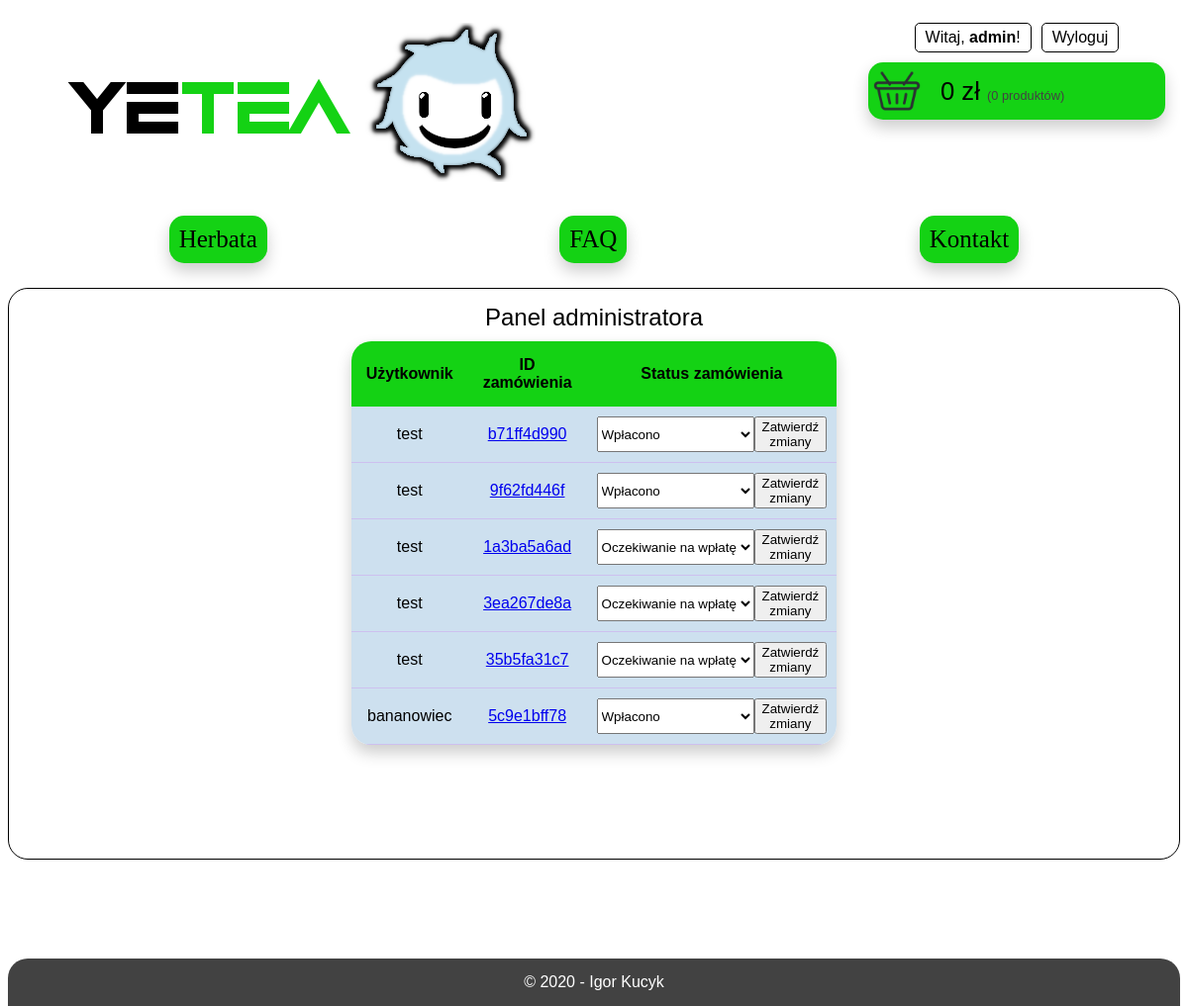
Page /order-list.php (signed in) on the committed database.
### tables this page shows
CREATE TABLE `users` (
  `id` int(6) UNSIGNED NOT NULL,
  `login` varchar(15) NOT NULL,
  `password` varchar(30) NOT NULL,
  `is_admin` tinyint(1) NOT NULL
);

CREATE TABLE `orders` (
  `id` int(6) UNSIGNED NOT NULL,
  `user_id` int(6) UNSIGNED NOT NULL,
  `order_id` varchar(10) NOT NULL,
  `name` varchar(30) NOT NULL,
  `lastname` varchar(30) NOT NULL,
  `address` varchar(30) NOT NULL,
  `city` varchar(30) NOT NULL,
  `postcode_left` int(2) UNSIGNED NOT NULL,
  `postcode_right` int(3) UNSIGNED NOT NULL,
  `supplier_id` int(6) UNSIGNED NOT NULL,
  `price` int(10) UNSIGNED NOT NULL,
  `status_id` int(6) UNSIGNED NOT NULL,
  `cart` varchar(1000) NOT NULL
);

### order-list.php (the view, shortened to what this page needs)
<!DOCTYPE html>
<html lang="en">
<head>
    <link rel="stylesheet" type="text/css" href="style/index-style.css">
    <link rel="stylesheet" type="text/css" href="style/mobile-index-style.css">
    <link rel="stylesheet" type="text/css" href="style/order-list-style.css">
    <?php
    $conn = openCon();
    if(isset($_SESSION['user-id']) && $_SESSION['user-id'] != 0)
    {
        $sql = "SELECT login, is_admin FROM users WHERE id = {$_SESSION['user-id']}";
        $result = $conn->query($sql);
        if ($result->num_rows > 0)
        {
            $row = $result->fetch_assoc();
            $username = $row['login'];
            $isAdmin = $row['is_admin'] == 0 ? false : true;
        }
    }
    ?>
</head>
<body>
<div id="PC">
    <div class="logo col-6"><img src="images/logo.png"></div>
    <div class="func col-6">
        <div class="user-panel">
            <?php
            if($_SESSION['user-id'] == 0)
            {
                echo "<a class='sign-btn' href='login.php'>Logowanie</a>";
                echo "<a class='sign-btn' href='register.php'>Rejestracja</a>";
            }
            else
            {
                echo "<a class='sign-btn' href='order-list.php'>Witaj, <b>{$username}</b>!</a>\n";
                echo "<a class='sign-btn' href='php_scripts/user/log_out.php'>Wyloguj</a>\n";
            }
            ?>
        </div>
        <a class="cart" href="cart.php">
            <img src="images/cart.png" class="cart-icon">
            <p class="items-cost"><?php echo $_SESSION['total_price'] ?> zł <span class="items-amount">(<?php echo $_SESSION['items_amount'] ?> produktów)</span></p>
        </a>
    </div>
    <div class="nav col-12">
        <a class="btn" href="index.php">Herbata</a>
        <a class="btn" href="faq.php">FAQ</a>
        <a class="btn" href="contact.php">Kontakt</a>
    </div>
</div>
<div class="order-list col-12">
    <?php
    if($isAdmin)
        echo "<div class='order-list-header'>Panel administratora</div>\n";
    else
        echo "<div class='order-list-header'>Zamówienia użytkownika <b>{$username}</b></div>\n";
    echo "<table>\n";
    echo "\t<tr>\n";
    if($isAdmin) echo "\t\t<th>Użytkownik</th>\n";
    echo "\t\t<th>ID zamówienia</th>\n";
    echo "\t\t<th>Status zamówienia</th>\n";
    echo "\t</tr>\n";
    if($isAdmin)
    {
        $sql = "SELECT o.id, o.order_id, u.login, o.status_id, s.name
            FROM orders o
            JOIN status s ON s.id = o.status_id
            JOIN users u  ON u.id = o.user_id";
    }
    else
    {
        $sql = "SELECT o.id, o.order_id, o.status_id, s.name
            FROM orders o
            JOIN status s ON s.id = o.status_id
            WHERE user_id = {$_SESSION['user-id']}";
    }
    $result = $conn->query($sql);
    if ($result->num_rows > 0)
    {
        while($row = $result->fetch_assoc())
        {
            $orderId = $row['order_id'];
            $statusId = $row['status_id'];
            $statusName = $row['name'];
            if($isAdmin) $login = $row['login'];
            echo "\t<tr>\n";
            if($isAdmin) echo "\t\t<td>{$login}</td>\n";
            echo "\t\t<td><a href='order.php?id={$orderId}'>{$orderId}</a></td>\n";
            if($isAdmin)
            {
                echo "\t\t<td>\n";
                echo "\t\t<form action='php_scripts/change_status.php?order_id={$orderId}' method='POST'>\n";
                echo "\t\t\t<select name='status'>\n";
                if($statusId == 1) echo "\t\t\t\t<option value='1' selected>Oczekiwanie na wpłatę</option>\n";
                else echo "\t\t\t\t<option value='1'>Oczekiwanie na wpłatę</option>\n";
                if($statusId == 2) echo "\t\t\t\t<option value='2' selected>Wpłacono</option>\n";
                else echo "\t\t\t\t<option value='2'>Wpłacono</option>\n";
                echo "\t\t\t</select>\n";
                echo "\t\t\t<button type='submit' >Zatwierdź zmiany</button>\n";
                echo "\t\t</form>\n";
            }
            else
                echo "\t\t<td>{$statusName}</td>\n";
            echo "\t</tr>\n";
        }
    }
    else
    {
        echo "<tr>\n";
        echo "\t<td id='list-empty' colspan='3'>Brak zamówień</td>\n";
        echo "</tr>\n";
    }
    echo "</table>\n";
    ?>
</div>
<div class="footer col-12">© 2020 - Igor Kucyk</div>
</body>
</html>

### style/index-style.css (style rules this page uses)
* { box-sizing: border-box; font-family: Arial; }
[class*="col-"] { float: left; padding: 15px; }
.logo { text-align: center; }
.logo img { max-width: 100%; height: auto; }
.func { display: grid; grid-template-columns: 300px; justify-content: center; }
.user-panel { display: flex; flex-wrap: nowrap; align-items: center; margin-left: auto; margin-right: auto; padding: 0; }
.sign-btn { border: 1px solid black; border-radius: 5px; padding: 5px 10px 5px; margin: 0 5px 0; max-width: 200px; cursor: pointer; user-select: none; text-decoration: none; color: black; }
.cart { display: flex; justify-content: start; align-items: center; padding: 5px; border-radius: 15px; max-width: 500px; margin-top: 10px; background-color: #14d214; box-shadow: 0px 8px 16px 0px rgba(0, 0, 0, 0.2); cursor: pointer; text-decoration: none; transition: 0.3s; }
.cart-icon { max-width: 48px; max-height: 48px; float: left; }
.items-cost { margin: 0 0 0 20px; font-size: 1.6em; color: black; }
.items-amount { font-size: 0.5em; color: #424242; }
.nav { display: flex; flex-wrap: wrap; justify-content: space-around; }
.btn, .submit-btn, .add-to-cart { border-radius: 15px; background-color: #14d214; font-family: Verdana; font-size: 25px; text-aling: center; padding: 10px; margin: 0 10px 0; width: 100%; box-shadow: 0px 8px 16px 0px rgba(0, 0, 0, 0.2); cursor: pointer; user-select: none; transition: 0.5s; text-decoration: none; color: black; }
.footer { background-color: #424242; color: white; border-radius: 20px 20px 0 0; text-align: center; margin-top: 100px; }
[class*="col-"] { width: 100%; }
@media only screen and (min-width: 1150px) { .col-6 { width: 50%; } }
@media only screen and (min-width: 1150px) { .col-12 { width: 100%; } }
@media only screen and (min-width: 1150px) { .func { justify-content: right; } }
@media only screen and (min-width: 1150px) { .btn { width: auto; } }
@media only screen and (min-width: 1150px) { #PC { display: initial; } }

### style/order-list-style.css (style rules this page uses)
.order-list { display: flex; flex-wrap: wrap; justify-content: center; border: 1px solid black; border-radius: 20px; margin-top: 10px; }
.order-list-header { text-align: center; font-size: 1.5em; width: 100%; margin-bottom: 10px; }
table { width: 30%; border-collapse: collapse; border-radius: 20px; box-shadow: 0 8px 16px 0 rgba(0, 0, 0, 0.2); overflow: hidden; outline: none; margin-bottom: 100px; }
th { background-color: #14d214; padding: 15px; }
td { background-color: #cde0ef; padding: 10px; text-align: center; border-bottom: 1px solid #cdc0ef; }
form { display: flex; justify-content: center; }

### rows in the picture
users: login "admin"
orders: user.login "test", order "b71ff4d990", status "Wpłacono"
orders: user.login "test", order "9f62fd446f", status "Wpłacono"
orders: user.login "test", order "1a3ba5a6ad", status "Oczekiwanie na wpłatę"
orders: user.login "test", order "3ea267de8a", status "Oczekiwanie na wpłatę"
orders: user.login "test", order "35b5fa31c7", status "Oczekiwanie na wpłatę"
orders: user.login "bananowiec", order "5c9e1bff78", status "Wpłacono"

### other values in the picture
$_SESSION['total_price'] "0"
$_SESSION['items_amount'] "0"
